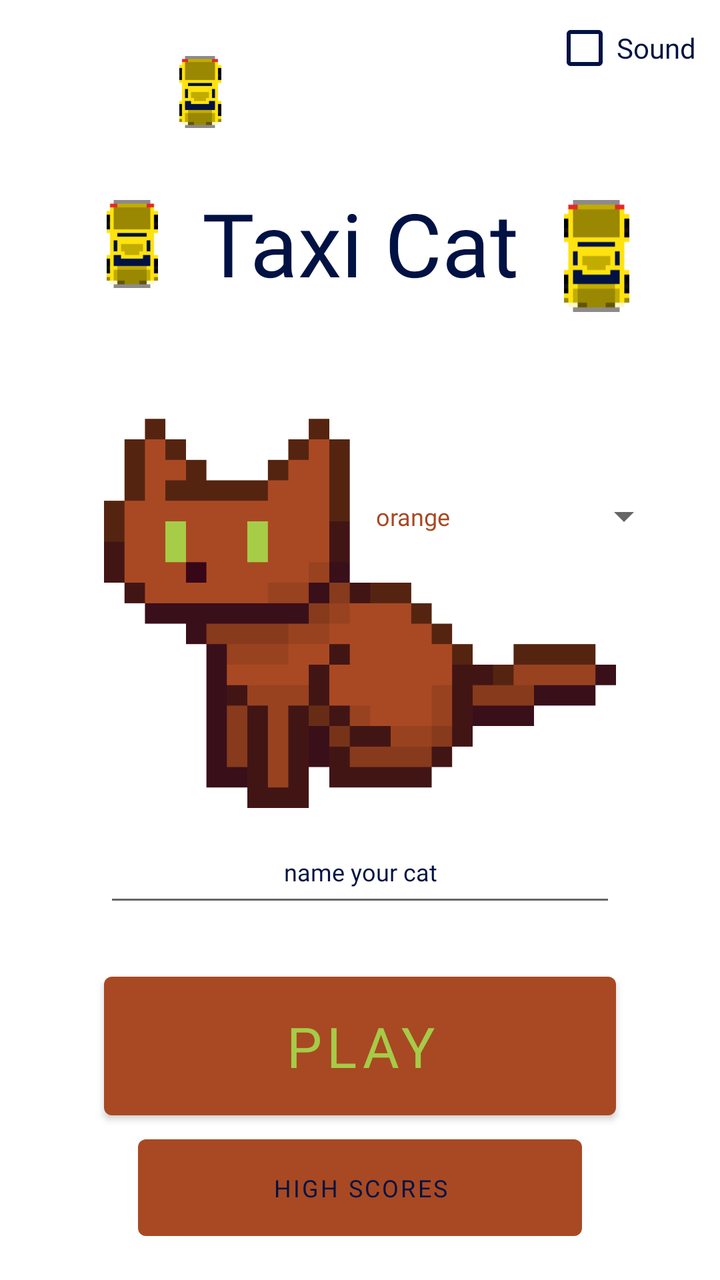
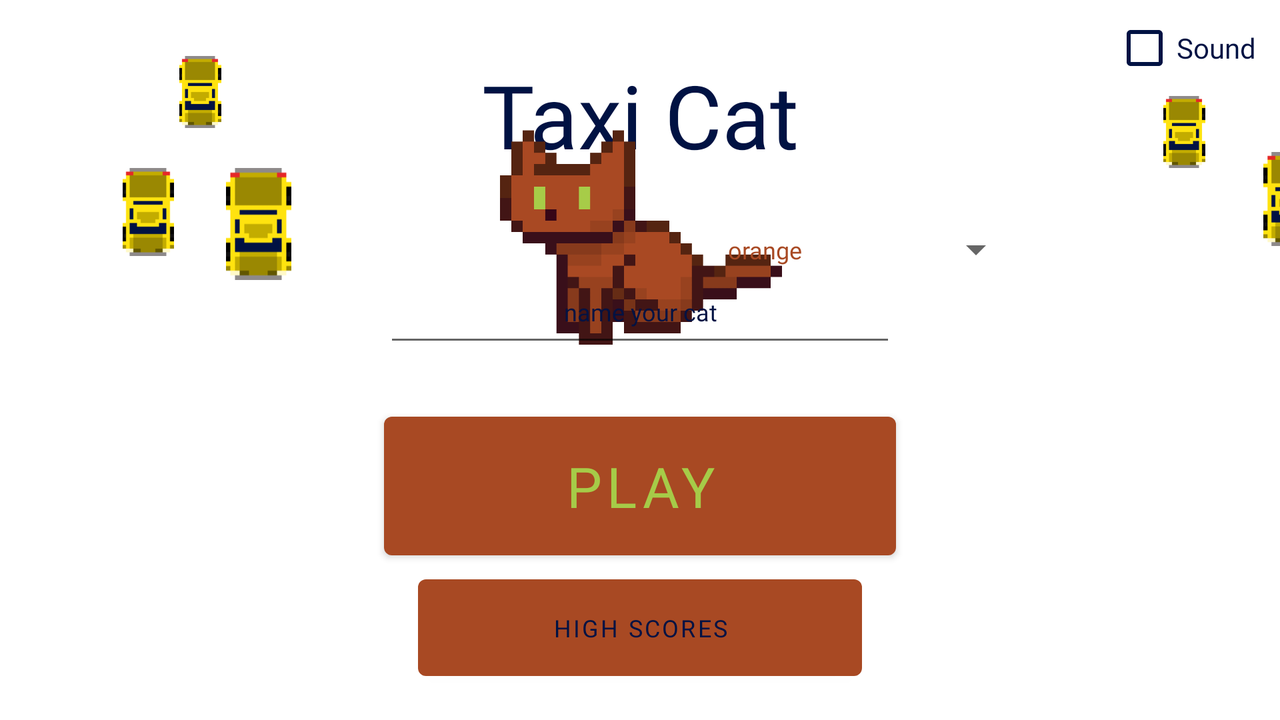

The same Android screen from two of the app's own layout files: first res/layout/ as a phone draws it, then the repository's variant for another configuration, drawn on a device whose configuration selects that folder. Both files follow.
<!-- AndroidManifest.xml: application theme Theme.TaxiDodger -->
<!-- res/layout/activity_splash.xml -->
<?xml version="1.0" encoding="utf-8"?>
<androidx.constraintlayout.widget.ConstraintLayout xmlns:android="http://schemas.android.com/apk/res/android"
    xmlns:app="http://schemas.android.com/apk/res-auto"
    android:layout_width="match_parent"
    android:layout_height="match_parent"
    android:background="@color/white">

    <TextView
        android:id="@+id/title_text"
        android:layout_width="match_parent"
        android:layout_height="wrap_content"
        android:layout_marginStart="64dp"
        android:layout_marginTop="80dp"
        android:layout_marginEnd="64dp"
        android:fontFamily="@font/press_start"
        android:gravity="center"
        android:padding="12dp"
        android:text="@string/my_game_title"
        android:textColor="@color/taxi_window_blue"
        android:textSize="44sp"
        app:layout_constraintEnd_toEndOf="@id/logo_image"
        app:layout_constraintHorizontal_bias="0.503"
        app:layout_constraintStart_toStartOf="@id/logo_image"
        app:layout_constraintTop_toTopOf="parent" />

    <ImageView
        android:id="@+id/taxi0"
        android:layout_width="53dp"
        android:layout_height="56dp"
        android:layout_marginTop="100dp"
        android:src="@drawable/taxi128"
        app:layout_constraintEnd_toEndOf="parent"
        app:layout_constraintHorizontal_bias="0.885"
        app:layout_constraintStart_toStartOf="parent"
        app:layout_constraintTop_toTopOf="parent"
        android:contentDescription="@string/menu_decorations" />

    <ImageView
        android:id="@+id/taxi1"
        android:layout_width="24dp"
        android:layout_height="36dp"
        android:layout_marginStart="88dp"
        android:layout_marginTop="28dp"
        android:src="@drawable/taxi128"
        app:layout_constraintStart_toStartOf="parent"
        app:layout_constraintTop_toTopOf="parent"
        android:contentDescription="@string/menu_decorations"/>

    <ImageView
        android:id="@+id/taxi2"
        android:layout_width="44dp"
        android:layout_height="44dp"
        android:layout_marginStart="44dp"
        android:layout_marginTop="100dp"
        android:src="@drawable/taxi128"
        app:layout_constraintStart_toStartOf="parent"
        app:layout_constraintTop_toTopOf="parent"
        android:contentDescription="@string/menu_decorations"/>

    
    <ImageView
        android:id="@+id/logo_image"
        android:layout_width="256dp"
        android:layout_height="256dp"
        android:contentDescription="@string/main_game_logo"
        android:src="@drawable/cat_logo"
        android:layout_marginBottom="88dp"
        app:layout_constraintBottom_toBottomOf="parent"
        app:layout_constraintEnd_toEndOf="parent"
        app:layout_constraintStart_toStartOf="parent"
        app:layout_constraintTop_toTopOf="parent" />

    
    <Spinner
        android:id="@+id/choose_color_spinner"
        android:layout_width="164dp"
        android:layout_height="48dp"
        android:layout_marginBottom="124dp"
        android:layout_marginEnd="24dp"
        android:dropDownHorizontalOffset="24dp"
        android:dropDownVerticalOffset="48dp"
        android:entries="@array/color_choices"
        android:spinnerMode="dropdown"
        android:textColor="@color/cat_orange"
        android:prompt="@string/choose_color_prompt"
        app:layout_constraintBottom_toBottomOf="parent"
        app:layout_constraintTop_toTopOf="parent"
        app:layout_constraintEnd_toEndOf="parent" />

    
    <Button
        android:id="@+id/play_button"
        android:layout_width="256dp"
        android:layout_height="wrap_content"
        android:padding="16dp"
        android:text="@string/play"
        android:textColor="@color/cat_eye_green"
        android:textSize="28sp"
        android:fontFamily="@font/press_start"
        app:layout_constraintBottom_toTopOf="@id/high_scores_button"
        app:layout_constraintEnd_toEndOf="parent"
        app:layout_constraintStart_toStartOf="parent" />

    
    <Button
        android:id="@+id/high_scores_button"
        android:layout_width="222dp"
        android:layout_height="wrap_content"
        android:layout_marginBottom="16dp"
        android:padding="16dp"
        android:text="@string/high_scores"
        android:textColor="@color/taxi_window_blue"
        android:textSize="12sp"
        android:fontFamily="@font/press_start"
        app:layout_constraintBottom_toBottomOf="parent"
        app:layout_constraintEnd_toEndOf="parent"
        app:layout_constraintStart_toStartOf="parent" />

    <CheckBox
        android:id="@+id/sound_checkbox"
        android:layout_width="wrap_content"
        android:layout_height="wrap_content"
        android:layout_marginEnd="12dp"
        android:text="@string/sound"
        android:textColor="@color/taxi_window_blue"
        android:checked="false"
        android:fontFamily="@font/press_start"
        android:buttonTint="@color/taxi_window_blue"
        app:layout_constraintEnd_toEndOf="parent"
        app:layout_constraintTop_toTopOf="parent" />

    
    <EditText
        android:id="@+id/name_text_edit"
        android:layout_width="256dp"
        android:layout_height="48dp"
        android:layout_marginBottom="24dp"
        android:textSize="12sp"
        android:fontFamily="@font/press_start"
        android:layout_marginRight="72dp"
        android:layout_marginLeft="72dp"
        android:gravity="center"
        android:hint="@string/input_name"
        android:cursorVisible="false"
        android:textColorHint="@color/taxi_window_blue"
        android:textColor="@color/taxi_window_blue"
        android:maxLength="24"
        android:inputType="text"
        android:autofillHints="name"
        app:layout_constraintBottom_toTopOf="@id/play_button"
        app:layout_constraintEnd_toEndOf="parent"
        app:layout_constraintStart_toStartOf="parent"/>

</androidx.constraintlayout.widget.ConstraintLayout>
<!-- resources referenced by this layout -->
<resources>
  <string-array name="color_choices">
          <item>orange</item>
          <item>white</item>
      </string-array>
  <color name="cat_eye_green">#A6CB48</color>
  <color name="cat_orange">#A84923</color>
  <color name="taxi_window_blue">#001243</color>
  <color name="white">#FFFFFFFF</color>
  <!-- drawable cat_logo: png bitmap (drawable, 15323 bytes) -->
  <!-- drawable taxi128: png bitmap (drawable, 9802 bytes) -->
  <string name="choose_color_prompt">Choose Color</string>
  <string name="high_scores">High Scores</string>
  <string name="input_name">name your cat</string>
  <string name="main_game_logo">Main Game Logo</string>
  <string name="menu_decorations">Menu Decorations</string>
  <string name="my_game_title">Taxi Cat</string>
  <string name="play">Play</string>
  <string name="sound">Sound</string>
  <style name="Theme.TaxiDodger" parent="Theme.MaterialComponents.DayNight.NoActionBar">
          
          <item name="colorPrimary">@color/cat_orange</item>
          <item name="colorPrimaryVariant">@color/cat_orange_dark</item>
          <item name="colorOnPrimary">@color/white</item>
          
          <item name="colorSecondary">@color/taxi_yellow</item>
          <item name="colorSecondaryVariant">@color/taxi_yellow_dark</item>
          <item name="colorOnSecondary">@color/black</item>
          
          <item name="android:statusBarColor">?attr/colorPrimaryVariant</item>
          
          <item name="colorAccent">@color/taxi_window_blue</item>
          <item name="android:windowBackground">@color/text_color</item>
          <item name="android:textColor">@color/text_color</item>
          <item name="android:spinnerItemStyle">@style/spinnerItemStyle</item>
          <item name="android:spinnerDropDownItemStyle">@style/spinnerItemStyle</item>
      </style>
  <color name="cat_orange_dark">#552411</color>
  <color name="taxi_yellow">#FEE20F</color>
  <color name="taxi_yellow_dark">#998702</color>
  <color name="black">#FF000000</color>
  <color name="text_color">#212121</color>
  <style name="spinnerItemStyle">
          <item name="android:padding">16dp</item>
          <item name="android:textSize">12sp</item>
          <item name="android:fontFamily">@font/press_start</item>
          <item name="android:textColor">@color/cat_orange</item>
      </style>
</resources>
<!-- res/layout-land/activity_splash.xml (the repository's variant of the layout above) -->
<!-- drawn on the phone turned sideways -->
<?xml version="1.0" encoding="utf-8"?>
<androidx.constraintlayout.widget.ConstraintLayout xmlns:android="http://schemas.android.com/apk/res/android"
    xmlns:app="http://schemas.android.com/apk/res-auto"
    android:layout_width="match_parent"
    android:layout_height="match_parent"
    android:background="@color/white"
    >

    <TextView
        android:id="@+id/title_text"
        android:layout_width="match_parent"
        android:layout_height="wrap_content"
        android:layout_marginStart="24dp"
        android:layout_marginTop="16dp"
        android:layout_marginEnd="24dp"
        android:fontFamily="@font/press_start"
        android:gravity="center"
        android:padding="12dp"
        android:text="@string/my_game_title"
        android:textColor="@color/taxi_window_blue"
        android:textSize="44sp"
        app:layout_constraintEnd_toEndOf="@id/logo_image"
        app:layout_constraintHorizontal_bias="0.501"
        app:layout_constraintStart_toStartOf="@id/logo_image"
        app:layout_constraintTop_toTopOf="parent" />

    <ImageView
        android:id="@+id/taxi0"
        android:layout_width="53dp"
        android:layout_height="56dp"
        android:layout_marginTop="84dp"
        android:src="@drawable/taxi128"
        app:layout_constraintEnd_toEndOf="parent"
        app:layout_constraintHorizontal_bias="0.175"
        app:layout_constraintStart_toStartOf="parent"
        app:layout_constraintTop_toTopOf="parent"
        android:contentDescription="@string/menu_decorations"/>

    <ImageView
        android:id="@+id/taxi1"
        android:layout_width="24dp"
        android:layout_height="36dp"
        android:layout_marginStart="88dp"
        android:layout_marginTop="28dp"
        android:src="@drawable/taxi128"
        app:layout_constraintStart_toStartOf="parent"
        app:layout_constraintTop_toTopOf="parent"
        android:contentDescription="@string/menu_decorations"/>


    <ImageView
        android:id="@+id/taxi2"
        android:layout_width="44dp"
        android:layout_height="44dp"
        android:layout_marginStart="52dp"
        android:layout_marginTop="84dp"
        android:src="@drawable/taxi128"
        app:layout_constraintStart_toStartOf="parent"
        app:layout_constraintTop_toTopOf="parent"
        android:contentDescription="@string/menu_decorations"/>

    <ImageView
        android:id="@+id/taxi3"
        android:layout_width="24dp"
        android:layout_height="36dp"
        android:layout_marginStart="580dp"
        android:layout_marginTop="48dp"
        android:src="@drawable/taxi128"
        app:layout_constraintStart_toStartOf="parent"
        app:layout_constraintTop_toTopOf="parent"
        android:contentDescription="@string/menu_decorations"/>

    <ImageView
        android:id="@+id/taxi4"
        android:layout_width="43dp"
        android:layout_height="47dp"
        android:layout_marginStart="624dp"
        android:layout_marginTop="76dp"
        android:src="@drawable/taxi128"
        app:layout_constraintStart_toStartOf="parent"
        app:layout_constraintTop_toTopOf="parent"
        android:contentDescription="@string/menu_decorations"/>

    <ImageView
        android:id="@+id/logo_image"
        android:layout_width="145dp"
        android:layout_height="141dp"
        android:layout_marginBottom="88dp"
        android:contentDescription="@string/main_game_logo"
        android:src="@drawable/cat_logo"
        app:layout_constraintBottom_toBottomOf="parent"
        app:layout_constraintEnd_toEndOf="parent"
        app:layout_constraintHorizontal_bias="0.501"
        app:layout_constraintStart_toStartOf="parent"
        app:layout_constraintTop_toTopOf="parent"
        app:layout_constraintVertical_bias="0.238" />

    <Spinner
        android:id="@+id/choose_color_spinner"
        android:layout_width="164dp"
        android:layout_height="48dp"
        android:layout_marginEnd="128dp"
        android:layout_marginBottom="124dp"
        android:dropDownHorizontalOffset="24dp"
        android:dropDownVerticalOffset="48dp"
        android:entries="@array/color_choices"
        android:prompt="@string/choose_color_prompt"
        android:spinnerMode="dropdown"
        android:textColor="@color/cat_orange"
        app:layout_constraintBottom_toBottomOf="parent"
        app:layout_constraintEnd_toEndOf="parent"
        app:layout_constraintTop_toTopOf="parent"
        app:layout_constraintVertical_bias="0.535" />

    <Button
        android:id="@+id/play_button"
        android:layout_width="256dp"
        android:layout_height="wrap_content"
        android:padding="16dp"
        android:text="@string/play"
        android:textColor="@color/cat_eye_green"
        android:textSize="28sp"
        android:fontFamily="@font/press_start"
        app:layout_constraintBottom_toTopOf="@id/high_scores_button"
        app:layout_constraintEnd_toEndOf="parent"
        app:layout_constraintStart_toStartOf="parent" />

    <Button
        android:id="@+id/high_scores_button"
        android:layout_width="222dp"
        android:layout_height="wrap_content"
        android:layout_marginBottom="16dp"
        android:padding="16dp"
        android:text="@string/high_scores"
        android:textColor="@color/taxi_window_blue"
        android:textSize="12sp"
        android:fontFamily="@font/press_start"
        app:layout_constraintBottom_toBottomOf="parent"
        app:layout_constraintEnd_toEndOf="parent"
        app:layout_constraintStart_toStartOf="parent" />

    <CheckBox
        android:id="@+id/sound_checkbox"
        android:layout_width="wrap_content"
        android:layout_height="wrap_content"
        android:layout_marginEnd="12dp"
        android:text="@string/sound"
        android:textColor="@color/taxi_window_blue"
        android:checked="false"
        android:fontFamily="@font/press_start"
        android:buttonTint="@color/taxi_window_blue"
        app:layout_constraintEnd_toEndOf="parent"
        app:layout_constraintTop_toTopOf="parent" />

    <EditText
        android:id="@+id/name_text_edit"
        android:layout_width="256dp"
        android:layout_height="48dp"
        android:layout_marginBottom="24dp"
        android:textSize="12sp"
        android:fontFamily="@font/press_start"
        android:layout_marginRight="72dp"
        android:layout_marginLeft="72dp"
        app:layout_constraintBottom_toTopOf="@id/play_button"
        android:gravity="center"
        android:hint="@string/input_name"
        android:cursorVisible="false"
        app:layout_constraintEnd_toEndOf="parent"
        app:layout_constraintStart_toStartOf="parent"
        android:textColorHint="@color/taxi_window_blue"
        android:textColor="@color/taxi_window_blue"
        android:inputType="text"
        android:autofillHints="name" />

</androidx.constraintlayout.widget.ConstraintLayout>
